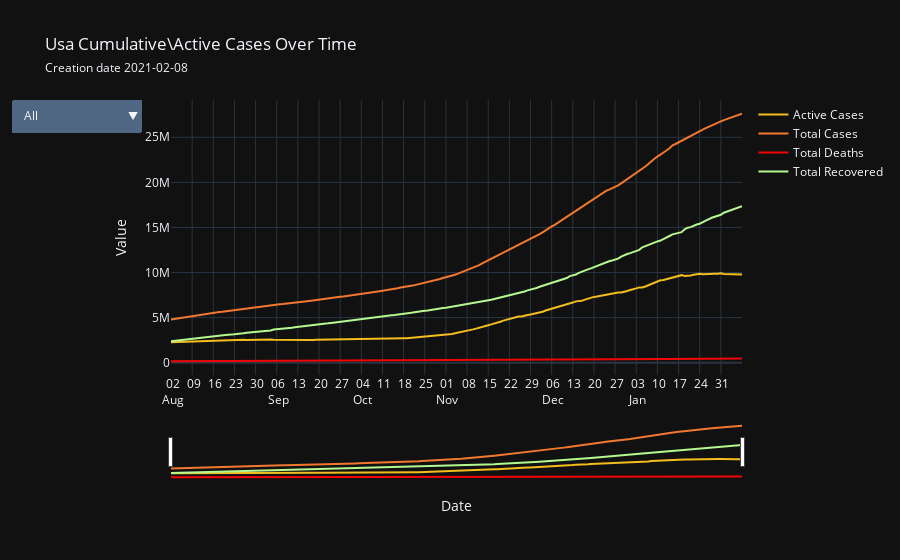

Notebook code for this chart:
### Markdown cell above
### Part Two - Data Visualization
#### Cumulative data

### Code cell
country.linear_plot(save = True)

### Figure 1 — Plotly figure (JSON) as saved in the notebook; plotly's stock layout.template omitted (floating-point values rounded to 4 significant figures; data arrays with more than 128 entries replaced by an {"elided": "..."} marker saying what was removed)
{"data": [{"hovertemplate": "Date: %{x} <br>Active Cases: %{y}", "line": {"color": "#F2BD1D"}, "name": "Active Cases", "type": "scatter", "x": {"elided": "174 str values"}, "y": {"elided": "174 int values"}}, {"hovertemplate": "Date: %{x} <br>Total Cases: %{y}", "line": {"color": "#F27830"}, "name": "Total Cases", "type": "scatter", "x": {"elided": "174 str values"}, "y": {"elided": "174 int values"}}, {"hovertemplate": "Date: %{x} <br>Total Deaths: %{y}", "line": {"color": "#F20505"}, "name": "Total Deaths", "type": "scatter", "x": {"elided": "174 str values"}, "y": {"elided": "174 int values"}}, {"hovertemplate": "Date: %{x} <br>Total Recovered: %{y}", "line": {"color": "#B5F88F"}, "name": "Total Recovered", "type": "scatter", "x": {"elided": "174 str values"}, "y": {"elided": "174 int values"}}], "layout": {"autosize": false, "title": {"text": "Usa Cumulative\\Active Cases Over Time<br><span style='font-size:12px;'>Creation date 2021-02-08</span>"}, "updatemenus": [{"active": 0, "buttons": [{"args": [{"visible": [true, true, true, true]}, {"title": "Usa Cumulative\\Active Cases Over Time<br><span style='font-size:12px;'>Creation date 2021-02-08</span>"}], "label": "All", "method": "update"}, {"args": [{"visible": [true, false, false, false]}, {"title": "Usa Active Cases Over Time<br><span style='font-size:12px;'>Creation date 2021-02-08</span>"}], "label": "Active Cases", "method": "update"}, {"args": [{"visible": [false, true, false, false]}, {"title": "Usa Total Cases Over Time<br><span style='font-size:12px;'>Creation date 2021-02-08</span>"}], "label": "Total Cases", "method": "update"}, {"args": [{"visible": [false, false, true, false]}, {"title": "Usa Total Deaths Over Time<br><span style='font-size:12px;'>Creation date 2021-02-08</span>"}], "label": "Total Deaths", "method": "update"}, {"args": [{"visible": [false, false, false, true]}, {"title": "Usa Total Recovered Over Time<br><span style='font-size:12px;'>Creation date 2021-02-08</span>"}], "label": "Total Recovered", "method": "update"}]}], "width": 900, "xaxis": {"dtick": 604800000.0, "rangeslider": {"visible": true}, "tick0": "2020-08-02T00:00:00", "tickangle": 0, "tickformat": "%d\n%b", "ticklabelmode": "period", "title": {"text": "Date"}, "type": "date"}, "yaxis": {"title": {"text": "Value"}}}}
